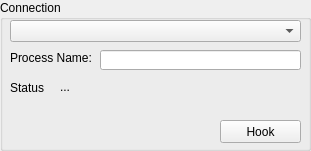
   <widget class="QGroupBox" name="groupBox">
    <property name="geometry">
     <rect>
      <x>10</x>
      <y>10</y>
      <width>311</width>
      <height>151</height>
     </rect>
    </property>
    <property name="title">
     <string>Connection</string>
    </property>
    <widget class="QPushButton" name="pushButton_hook">
     <property name="geometry">
      <rect>
       <x>220</x>
       <y>120</y>
       <width>81</width>
       <height>23</height>
      </rect>
     </property>
     <property name="text">
      <string>Hook</string>
     </property>
    </widget>
    <widget class="QComboBox" name="comboBox_emulator">
     <property name="geometry">
      <rect>
       <x>10</x>
       <y>20</y>
       <width>291</width>
       <height>22</height>
      </rect>
     </property>
     <property name="maxVisibleItems">
      <number>100</number>
     </property>
    </widget>
    <widget class="QLabel" name="label">
     <property name="geometry">
      <rect>
       <x>10</x>
       <y>80</y>
       <width>35</width>
       <height>16</height>
      </rect>
     </property>
     <property name="text">
      <string>Status:</string>
     </property>
    </widget>
    <widget class="QLabel" name="label_status">
     <property name="geometry">
      <rect>
       <x>60</x>
       <y>80</y>
       <width>241</width>
       <height>31</height>
      </rect>
     </property>
     <property name="layoutDirection">
      <enum>Qt::LeftToRight</enum>
     </property>
     <property name="text">
      <string>...</string>
     </property>
     <property name="alignment">
      <set>Qt::AlignLeading|Qt::AlignLeft|Qt::AlignTop</set>
     </property>
     <property name="wordWrap">
      <bool>true</bool>
     </property>
    </widget>
    <widget class="QLineEdit" name="lineEdit_processName">
     <property name="geometry">
      <rect>
       <x>100</x>
       <y>50</y>
       <width>201</width>
       <height>20</height>
      </rect>
     </property>
    </widget>
    <widget class="QLabel" name="label_16">
     <property name="geometry">
      <rect>
       <x>10</x>
       <y>50</y>
       <width>81</width>
       <height>16</height>
      </rect>
     </property>
     <property name="text">
      <string>Process Name:</string>
     </property>
    </widget>
   </widget>
